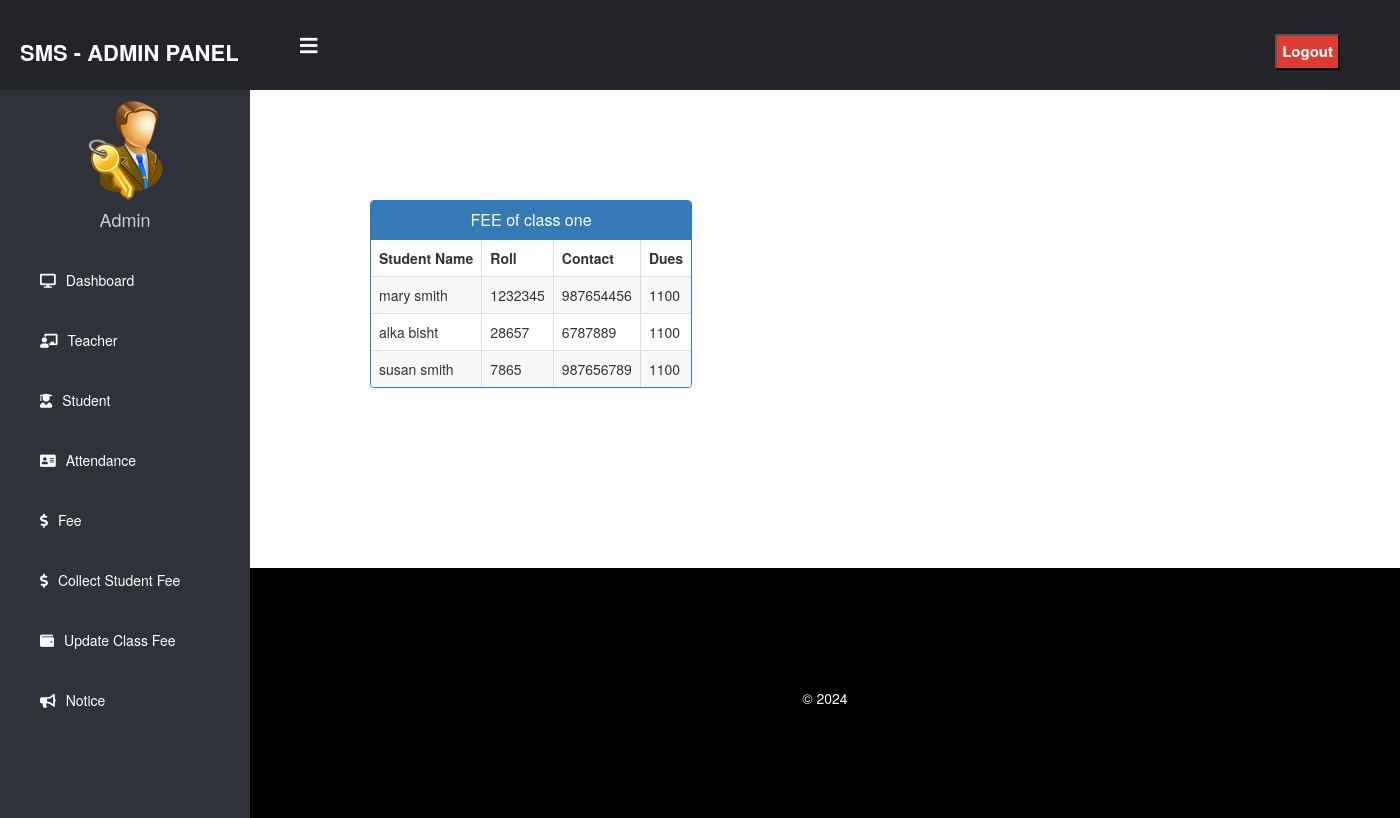
/admin-view-fee/one (signed in), run on the app's committed database.
### school/models.py (models this page shows, shortened)
class StudentExtra(models.Model):
    user=models.OneToOneField(User,on_delete=models.CASCADE)
    roll = models.CharField(max_length=10)
    mobile = models.CharField(max_length=40,null=True)
    fee = models.PositiveIntegerField()
    cl= models.CharField(max_length=10,choices=classes,default='one')
    status=models.BooleanField(default=False)
    @property
    def get_name(self):
        return self.user.first_name+" "+self.user.last_name

### school/views.py (the view)
# urls.py: path('admin-view-fee/<str:cl>', views.admin_view_fee_view,name='admin-view-fee'),
@login_required(login_url='adminlogin')
@user_passes_test(is_admin)
def admin_view_fee_view(request,cl):
    feedetails=models.StudentExtra.objects.all().filter(cl=cl)
    return render(request,'school/admin_view_fee.html',{'feedetails':feedetails,'cl':cl})

### school/views.py (called while the page is built)
def is_admin(user):
    return user.groups.filter(name='ADMIN').exists()

### templates/school/admin_view_fee.html (shortened to what this page needs)
{% extends 'school/adminbase.html' %}
{% block content %}
<head>
  <link href="//netdna.bootstrapcdn.com/bootstrap/3.0.0/css/bootstrap.min.css" rel="stylesheet" id="bootstrap-css">
</head>
<div class="container">
  <div class="row">
    <div class="panel panel-primary">
      <div class="panel-heading">
        <h6 class="panel-title">FEE of class {{cl}} </h6>
      </div>
      <table class="table table-hover table-striped table-bordered" id="dev-table">
        <thead>
          <tr>
            <th>Student Name</th>
            <th>Roll</th>
            <th>Contact</th>
            <th>Dues</th>
          </tr>
        </thead>
        {%for f in feedetails %}
        <tr>
          <td>{{f.get_name}}</td>
          <td>{{f.roll}}</td>
          <td>{{f.mobile}}</td>
          <td>{{f.fee}}</td>
        </tr>
        {%endfor%}
      </table>
    </div>
  </div>
</div>
{% endblock content %}

### templates/school/admin_view_fee.html (style rules this page uses)
h6 { text-align: center; }
.row { margin: 100px; }

### data on the page
StudentExtra: get_name "mary smith", roll "1232345", mobile "987654456", fee "1100"
StudentExtra: get_name "alka bisht", roll "28657", mobile "6787889", fee "1100"
StudentExtra: get_name "susan smith", roll "7865", mobile "987656789", fee "1100"

### other printed values
{{ cl }} "one"
